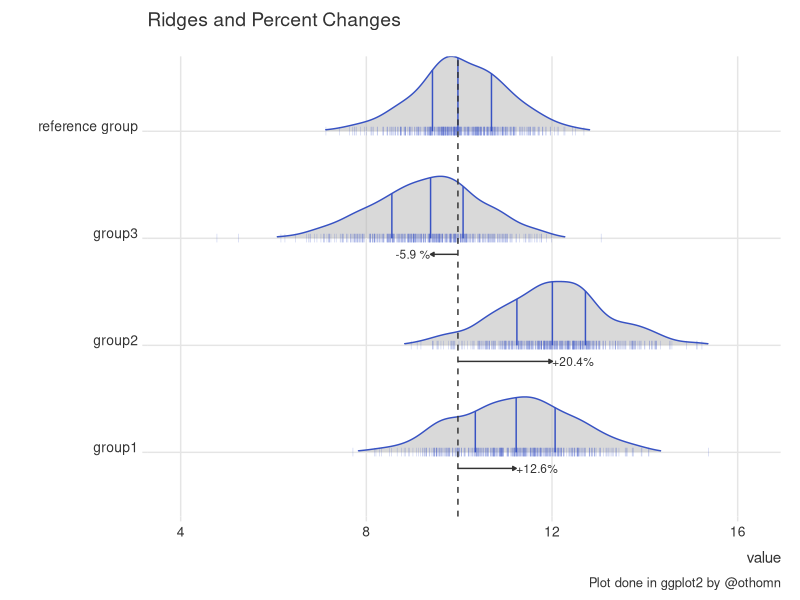
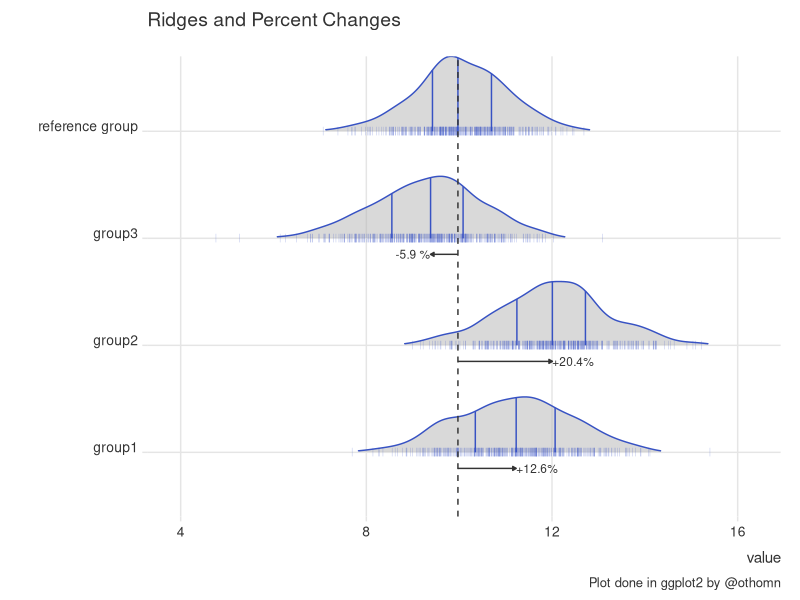

R code for these plots, in order:
# show small effects adding arrows to every ridges.

# ON SIMULATED DATA !!!!!!


# load packages -----------------------------------------------------------

library(tidyverse)
library(ggridges)


# reproduce ---------------------------------------------------------------

set.seed(1)

# simulate random data ----------------------------------------------------

dat <- tibble(`reference group` = rnorm(400, 10),
              group1 = map(rnorm(4, 1, .05), ~rnorm(100, mean = 11*.)) %>% reduce(c),
              group2 = map(rnorm(4, 1, .075), ~rnorm(100, mean = 12.1*.)) %>% reduce(c),
              group3 = map(rnorm(4, 1, .066), ~rnorm(100, mean = 9*.)) %>% reduce(c)) %>% 
  gather()


# plot ridges function ----------------------------------------------------

plot_ridge_perc <- function(df = dat,
                            key_ref = "reference group") 
{
  some_stats <- 
    dat %>% 
    group_by(.data$key) %>% 
    summarise(med = median(.data$value))
  
  # median WT
  med_ref <- some_stats %>%
    filter(key == key_ref) %>%
    pull(med)
  
  # also percent change
  some_stats <- 
    some_stats %>% 
    mutate(percent = (.data$med - med_ref)*100/med_ref,
           y = 1:n() - .15) 
  
  # some parameters
  color_annos <- "grey20"
  color_points <- "#3752C3"
  
  p <- dat %>% 
    ggplot(aes(x = value,
               y = key)) +
    geom_density_ridges(rel_min_height = .02,
                        scale = .7,
                        quantile_lines = TRUE,
                        colour = color_points,
                        fill = "grey70",
                        # fill = "#263A89",
                        alpha = .5,
                        jittered_points = TRUE,
                        position = position_points_jitter(width = 0.05,
                                                          height = 0),
                        point_shape = '|',
                        point_size = 2, 
                        point_colour = color_points, #"grey20",
                        point_alpha = .3) +
    geom_vline(xintercept = med_ref,
               linetype = 2,
               colour = color_annos) +
    geom_segment(data = some_stats %>% 
                   filter(key != key_ref),
                 aes(xend = med,
                     y = y,
                     yend = ..y..),
                 x = med_ref,
                 arrow = arrow(length = unit(1, "mm"),
                               type = "closed"),
                 colour = color_annos) +
    geom_text(data = some_stats %>% 
                filter(key != key_ref),
              aes(x = med,
                  label = case_when(percent >= 0 ~ percent %>%
                                      round(1) %>%
                                      {paste0("+", ., "%")},
                                    TRUE ~ percent %>%
                                      round(1) %>%
                                      paste("%")),
                  y = y,
                  hjust = case_when(percent >= 0 ~ 0, TRUE ~ 1)),
              # vjust = 0,
              # nudge_y = .1,
              size = 3,
              colour = color_annos) +
    scale_fill_viridis_d(option = "D",
                         guide = FALSE) +
    # scico::scale_fill_scico_d(begin = .2, end = .8,
    #                           palette = "lajolla",
    #                           guide = FALSE) +
    labs(y = "",
         caption = "Plot done in ggplot2 by @othomn",
         title = "Ridges and Percent Changes") +
    theme_ridges() +
    theme(axis.text = element_text(size = 10,
                                   colour = color_annos),
          text =  element_text(size = 11,
                               colour = color_annos),
          plot.title = element_text(size = 14,
                                    colour = color_annos,
                                    face = "plain", margin = margin(0,0,20,0)))
  
  p
}


# plot --------------------------------------------------------------------

p <- plot_ridge_perc()
p

# save plot ---------------------------------------------------------------

png(filename = "plots/extra-ridges-percent.png",
    width = 1700, height = 1300,
    res = 300)
p
dev.off()

